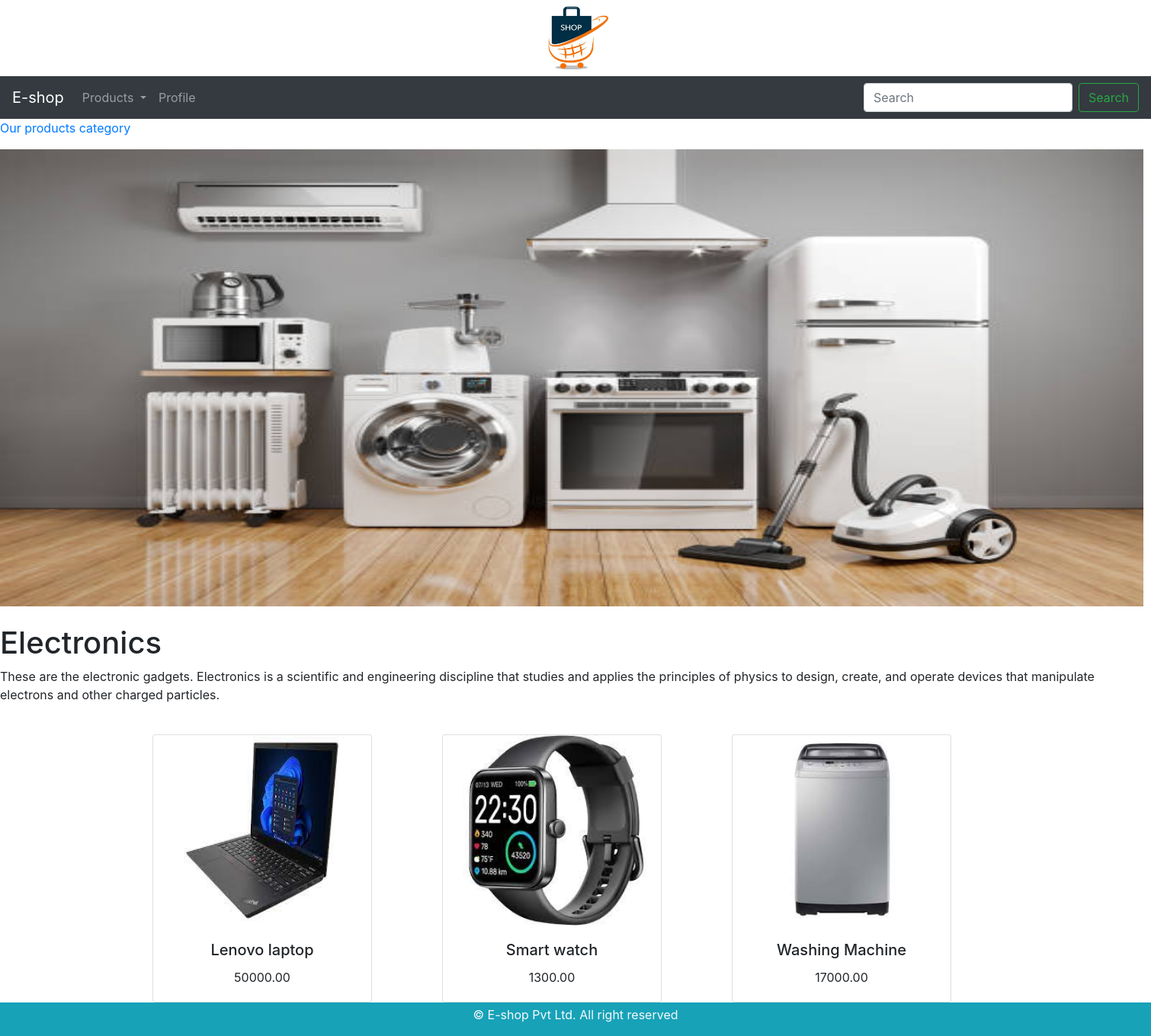
Screenshot of /electronics/ with the database file from the repository.
### Home/models.py (models this page shows, shortened)
class Category(models.Model):
    name = models.CharField(max_length=250, unique=True)
    slug = models.SlugField(max_length=250, unique=True)
    description = models.TextField(blank=True)
    image = models.ImageField(upload_to='category', blank=True)
    class Meta:
        ordering = ('name',)
        verbose_name = 'category'
        verbose_name_plural = 'categories'
    def get_url(self):
        return reverse('product_by_category', args=[ self.slug])

class Product(models.Model):
    name = models.CharField(max_length=250, unique=True)
    slug = models.SlugField(max_length=200, unique=True)
    description = models.TextField(blank=True)
    image = models.ImageField(upload_to='Products', blank=True)
    price = models.DecimalField(max_digits=9, decimal_places=2)
    category = models.ForeignKey(Category, on_delete=models.CASCADE)
    stock = models.IntegerField()
    available = models.BooleanField(default=True)
    created_at = models.DateTimeField(auto_now_add=True)
    class Meta:
        ordering =('name',)
        verbose_name='Product'
        verbose_name_plural ='Products'
    def get_url(self):
        return reverse('product_catdetail', args=[self.category.slug, self.slug])

### Home/views.py (the view)
# urls.py: path('', views.allproducts, name='allproducts'),
def allproducts(request, slug_c=None):
    page_c=None
    products=None
    if slug_c!=None:
        page_c= get_object_or_404(Category, slug=slug_c)
        products=Product.objects.all().filter(category=page_c, available=True)
    else:
        products=Product.objects.all().filter(available=True)
    return render(request, 'sampl.html', {'category':page_c, 'products':products})

### Home/context_processors.py (called while the page is built)
def my_links(request):
    links=Category.objects.all()
    return dict(links=links)

### templates/sampl.html (shortened to what this page needs)
{% extends 'base.html' %}
{% load static %}
{% block content %}
{% if category %}
  <div>
    <div>
      <p class="text-ceter"><a href= "{% url 'allproducts' %}">Our products category</a></p>
    </div>
  </div>
{% endif %}
<div>
  {% if category %}
  <img src="{{category.image.url}}" alt="{{category.name}}" style="width:1500px;height:600px;" >
</div>
<br>
<div>
  <h1>{{category.name}}</h1>
  <p>{{category.description}}</p>
</div>
{% endif %}
<br>
<div class="container">
  <div class="row">
    {% for product in products %}
      <div class="col-9 col-sm-12 col-md-4 col-lg-4">
        <div class="card text-center" style="width: 18rem;">
          <a href="{{product.get_url}}"><img class="card-img-top" src="{{product.image.url}}" style="width:250px;height:250px;" alt="{{product.name}}"></a>
          <div class="card-body">
            <h5 class="card-title">{{product.name}}</h5>
            <p class="card-text">{{product.price}}</p>
          </div>
        </div>
      </div>
    {% endfor %}
  </div>
</div>
{% endblock content %}

### rows the page displays
Category: image (picture), name "Electronics", description "These are the electronic gadgets. Electronics is a scientific and engineering discipline that studies and applies the principles of physics to design, create, and operate devices that manipulate electrons and other charged particles."
Product: shows a picture, name "Lenovo laptop", price "50000.00"
Product: shows a picture, name "Smart watch", price "1300.00"
Product: shows a picture, name "Washing Machine", price "17000.00"
